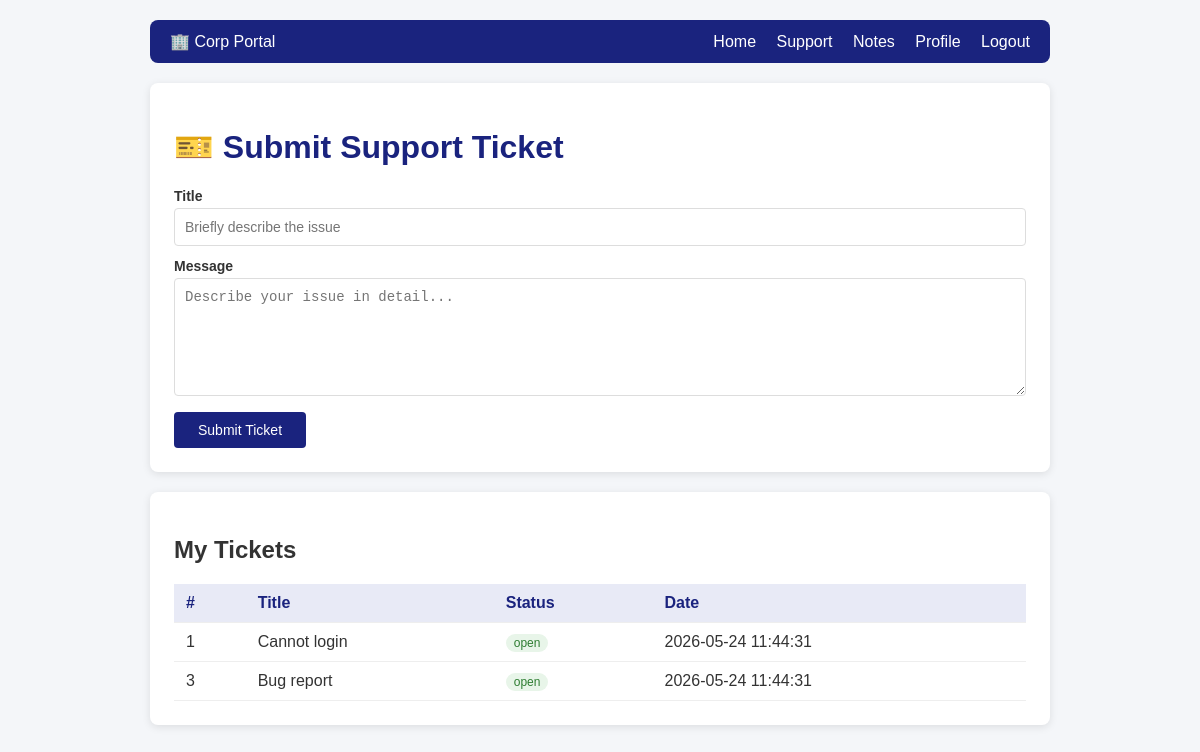
Page /portal/src/support.php (signed in) on the committed database.
### tables this page shows
CREATE TABLE IF NOT EXISTS tickets (
    id         INT AUTO_INCREMENT PRIMARY KEY,
    user_id    INT,
    title      VARCHAR(200),
    message    TEXT,
    status     ENUM('open','closed') DEFAULT 'open',
    created_at TIMESTAMP DEFAULT CURRENT_TIMESTAMP,
    FOREIGN KEY (user_id) REFERENCES users(id)
);

### portal/src/support.php (the view, shortened to what this page needs)
<?php
require_once __DIR__ . '/db.php';
$stmt = $pdo->prepare("SELECT id, title, status, created_at FROM tickets WHERE user_id = ? ORDER BY created_at DESC");
$stmt->execute([$_SESSION['user_id']]);
$tickets = $stmt->fetchAll();
?>
<!DOCTYPE html>
<html lang="en">
<head>
    <link rel="stylesheet" href="/static/style.css">
</head>
<body>
<div class="container">
    <div class="navbar">
        <span>🏢 Corp Portal</span>
        <div>
            <a href="/dashboard.php">Home</a>
            <a href="/support.php">Support</a>
            <a href="/notes.php">Notes</a>
            <a href="/profile.php">Profile</a>
            <a href="/logout.php">Logout</a>
        </div>
    </div>
    <div class="card">
        <h1>🎫 Submit Support Ticket</h1>
        <form method="POST" action="/support.php">
            <label>Title</label>
            <input type="text" name="title" id="ticket_title" placeholder="Briefly describe the issue" required>
            <label>Message</label>
            <textarea name="message" id="ticket_message" rows="6" placeholder="Describe your issue in detail..." required></textarea>
            <button type="submit">Submit Ticket</button>
        </form>
    </div>
    <?php if (!empty($tickets)): ?>
    <div class="card">
        <h2>My Tickets</h2>
        <table>
            <thead>
                <tr><th>#</th><th>Title</th><th>Status</th><th>Date</th></tr>
            </thead>
            <tbody>
            <?php foreach ($tickets as $t): ?>
                <tr>
                    <td><?= (int)$t['id'] ?></td>
                    <td><?= htmlspecialchars($t['title']) ?></td>
                    <td><span class="badge"><?= htmlspecialchars($t['status']) ?></span></td>
                    <td><?= htmlspecialchars($t['created_at']) ?></td>
                </tr>
            <?php endforeach; ?>
            </tbody>
        </table>
    </div>
    <?php endif; ?>
</div>
</body>
</html>

### portal/src/static/style.css (style rules this page uses)
body { font-family: Arial, sans-serif; margin: 0; background: #f4f6f9; color: #333; }
.container { max-width: 900px; margin: 0 auto; padding: 20px; }
.navbar { display: flex; justify-content: space-between; align-items: center; background: #1a237e; color: white; padding: 12px 20px; border-radius: 8px; margin-bottom: 20px; }
.navbar a { color: white; text-decoration: none; margin-left: 16px; }
.card { background: white; border-radius: 8px; padding: 24px; margin-bottom: 20px; box-shadow: 0 2px 8px rgba(0,0,0,0.1); }
h1 { color: #1a237e; }
label { display: block; margin: 12px 0 4px; font-weight: bold; font-size: 14px; }
input[type=text], input[type=password], input[type=email], textarea { width: 100%; padding: 10px; border: 1px solid #ddd; border-radius: 4px; box-sizing: border-box; font-size: 14px; }
button[type=submit] { background: #1a237e; color: white; border: none; padding: 10px 24px; border-radius: 4px; cursor: pointer; margin-top: 12px; font-size: 14px; }
table { width: 100%; border-collapse: collapse; }
th, td { padding: 10px 12px; text-align: left; border-bottom: 1px solid #eee; }
th { background: #e8eaf6; color: #1a237e; font-weight: bold; }
.badge { background: #e8f5e9; color: #2e7d32; padding: 2px 8px; border-radius: 12px; font-size: 12px; }

### rows in the picture
tickets: id "1", title "Cannot login", status "open", created_at "2026-05-24 11:44:31"
tickets: id "3", title "Bug report", status "open", created_at "2026-05-24 11:44:31"
